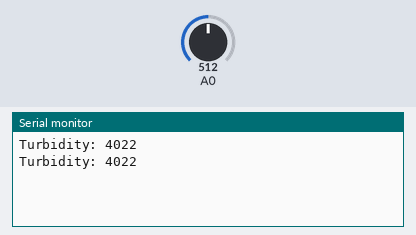
A sketch run on a simulated Arduino Uno, built with avr-gcc and run on an emulated ATmega328P. Parts: the last lines printed to the serial monitor. The inputs (shaded band) are chosen by the test bench; at power-on: A0 = 512.

Above: at 5.8 s.
5.9 s: A0 set to 716
At 10.5 s:
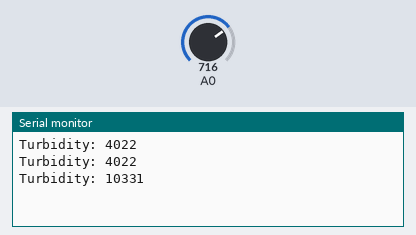
11.9 s: A0 set to 900
At 15.5 s:
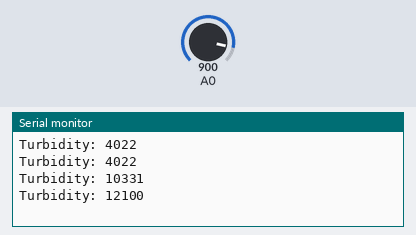
Timing chart, 0 to 17.0 s (numbered marks = the images above; inputs shaded):
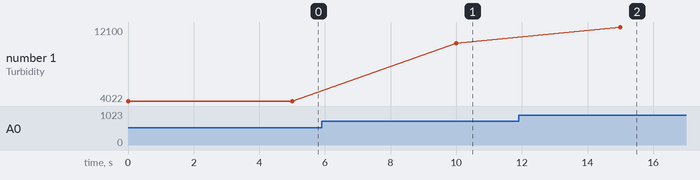

Measured:
- after the input at 5.9 s, the serial monitor: prints a new line after 4.1 s (image 1)
- after the input at 11.9 s, the serial monitor: prints a new line after 3.1 s (image 2)
- plotted number 1: 4022 → 10331 after the input at 5.9 s, 10331 → 12100 after the input at 11.9 s

The sketch:

turbidity.ino
```cpp
int turbReading = 0;

void setup() {
  // put your setup code here, to run once:
  Serial.begin(9600);
}

void loop() {
  // put your main code here, to run repeatedly:
  turbReading = analogRead(A0);

  Serial.print("Turbidity: ");
  Serial.print(turbReading, 5);
  Serial.println("");
  delay(5000);
}
```
